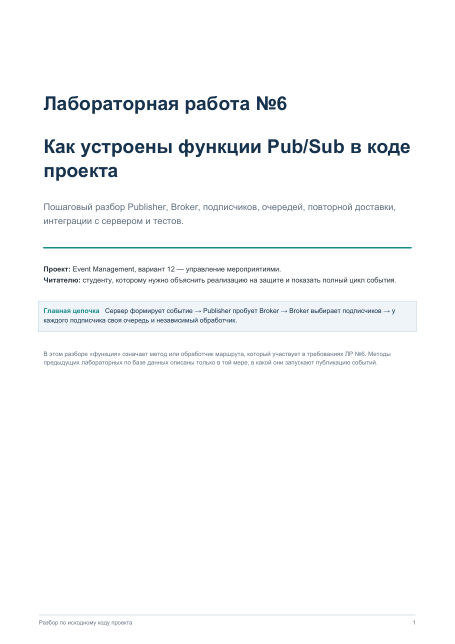
#> input picture tmp/pdfs/rendered/page-01.png, 910 x 1287 px (shown at 1/2 size); its folder holds only this picture in this run
$ python contact.py
#> lines starting #> are read from the running program, lines starting #| are printed output that depends on the picture
from PIL import Image, ImageDraw
from pathlib import Path
fs=sorted(Path('tmp/pdfs/rendered').glob('page-*.png'))
thumbs=[]
for f in fs:
    im=Image.open(f).convert('RGB')
#> im is the input picture: PIL image 910x1287 RGB; mean R, G, B 248.6, 249.6, 250.4
    im.thumbnail((300,425))
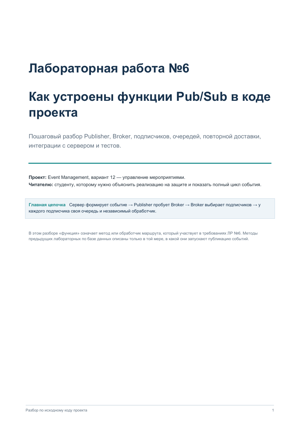
#> im: PIL image 300x424 RGB; mean R, G, B 248.5, 249.5, 250.3
    canvas=Image.new('RGB',(320,455),'white')
#> canvas: PIL image 320x455 RGB; every value is 255
    canvas.paste(im,((320-im.width)//2,20))
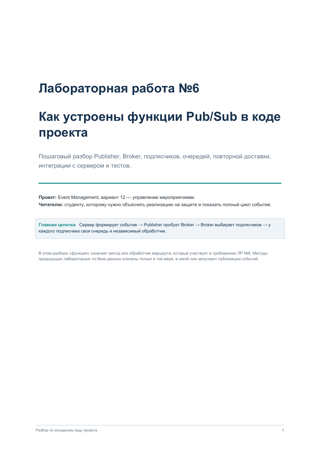
#> canvas: PIL image 320x455 RGB; mean R, G, B 249.3, 250.2, 250.9
    ImageDraw.Draw(canvas).text((12,4),f.stem,fill='black')
    thumbs.append(canvas)
out=Image.new('RGB',(960,1820),(220,225,230))
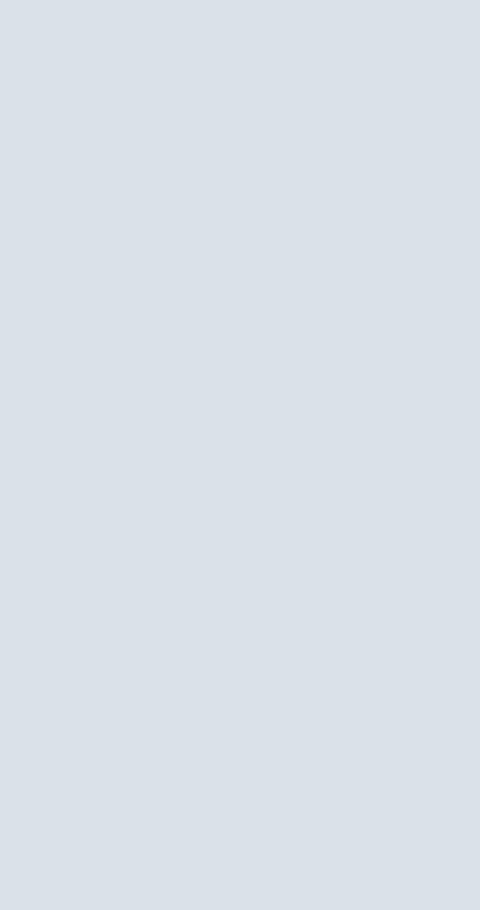
#> out: PIL image 960x1820 RGB (shown at 1/2 size); mean R, G, B 220, 225, 230
for i,im in enumerate(thumbs):
    out.paste(im,((i%3)*320,(i//3)*455))
#> this loop made 1 pass
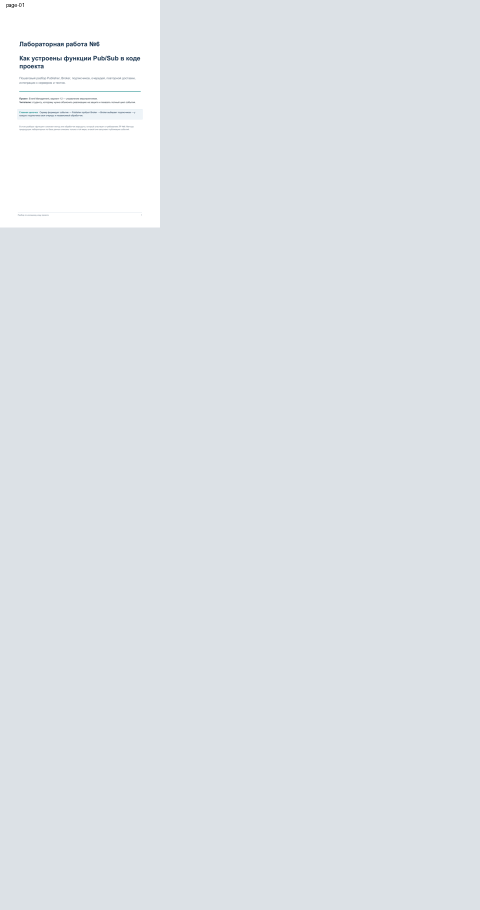
#> out: PIL image 960x1820 RGB (shown at 1/2 size); mean R, G, B 222.4, 227.1, 231.7
out.save('tmp/pdfs/contact.png')
print('made contact',len(fs))

$ run again, on tmp/pdfs/rendered/page-05.png
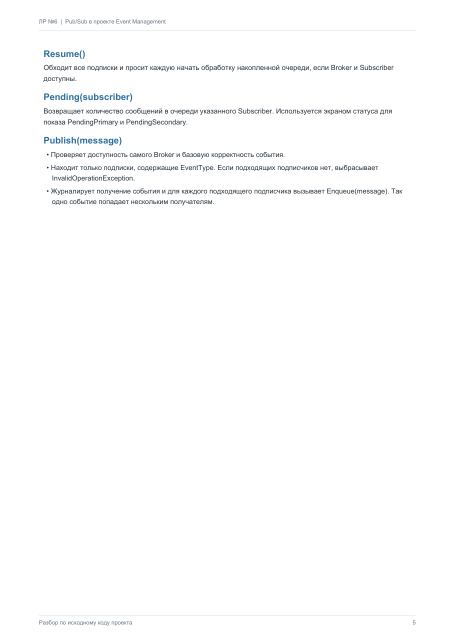
#> input picture tmp/pdfs/rendered/page-05.png, 910 x 1287 px (shown at 1/2 size)
#> im is the input picture: PIL image 910x1287 RGB; mean R, G, B 252.2, 252.5, 252.7
#> im: PIL image 300x424 RGB
#> `canvas.paste(im,((320-im.width)//2,20))`:
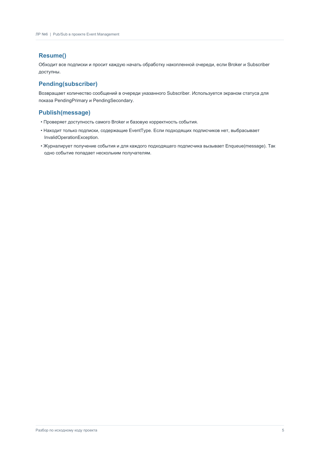
#> canvas: PIL image 320x455 RGB; mean R, G, B 252.5, 252.7, 252.9
#> the loop `for i,im in enumerate(thumbs):` made 1 pass
#> after the loop `for i,im in enumerate(thumbs):`:
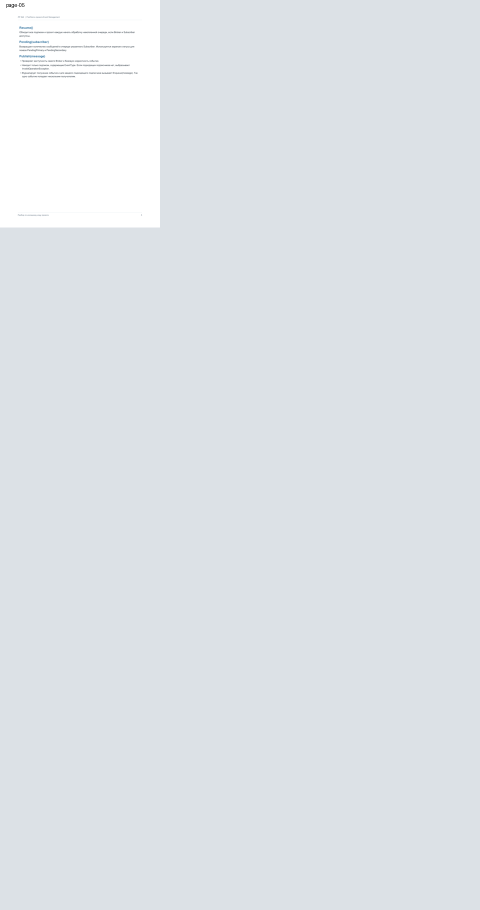
#> out: PIL image 960x1820 RGB (shown at 1/2 size); mean R, G, B 222.7, 227.3, 231.9

$ run again, on tmp/pdfs/rendered/page-06.png
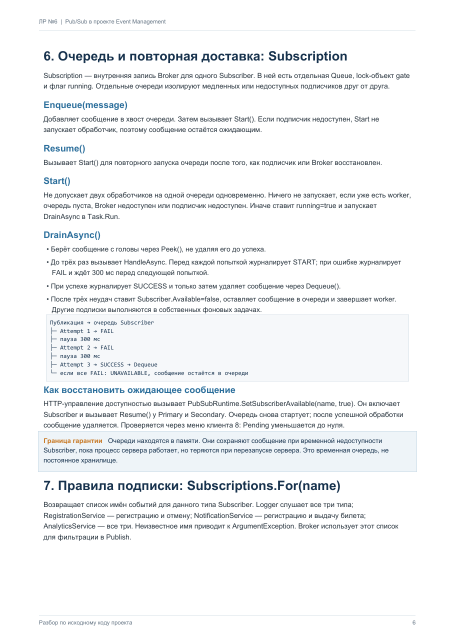
#> input picture tmp/pdfs/rendered/page-06.png, 910 x 1287 px (shown at 1/2 size)
#> im is the input picture: PIL image 910x1287 RGB; mean R, G, B 243, 244.4, 245.6
#> im: PIL image 300x424 RGB
#> `canvas.paste(im,((320-im.width)//2,20))`:
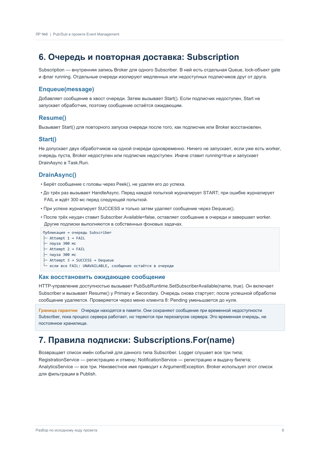
#> canvas: PIL image 320x455 RGB; mean R, G, B 244.3, 245.6, 246.6
#> the loop `for i,im in enumerate(thumbs):` made 1 pass
#> after the loop `for i,im in enumerate(thumbs):`:
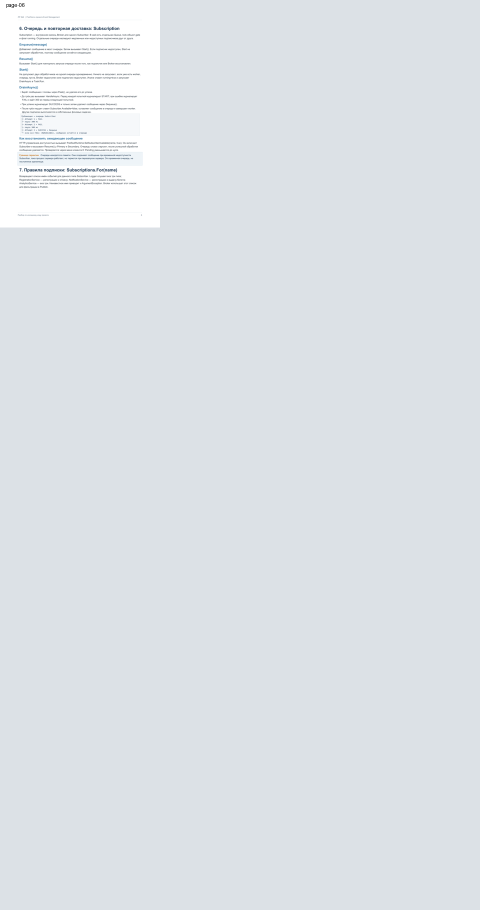
#> out: PIL image 960x1820 RGB (shown at 1/2 size); mean R, G, B 222, 226.7, 231.4

$ run again, on tmp/pdfs/rendered/page-07.png
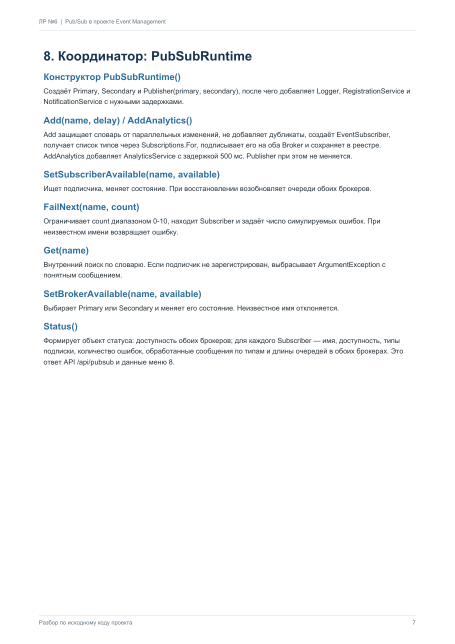
#> input picture tmp/pdfs/rendered/page-07.png, 910 x 1287 px (shown at 1/2 size)
#> im is the input picture: PIL image 910x1287 RGB; mean R, G, B 248.5, 249.3, 249.9
#> im: PIL image 300x424 RGB
#> `canvas.paste(im,((320-im.width)//2,20))`:
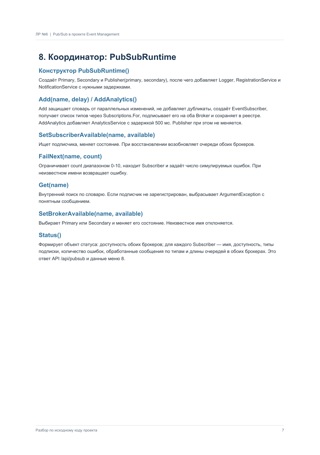
#> canvas: PIL image 320x455 RGB; mean R, G, B 249.2, 249.9, 250.4
#> the loop `for i,im in enumerate(thumbs):` made 1 pass
#> after the loop `for i,im in enumerate(thumbs):`:
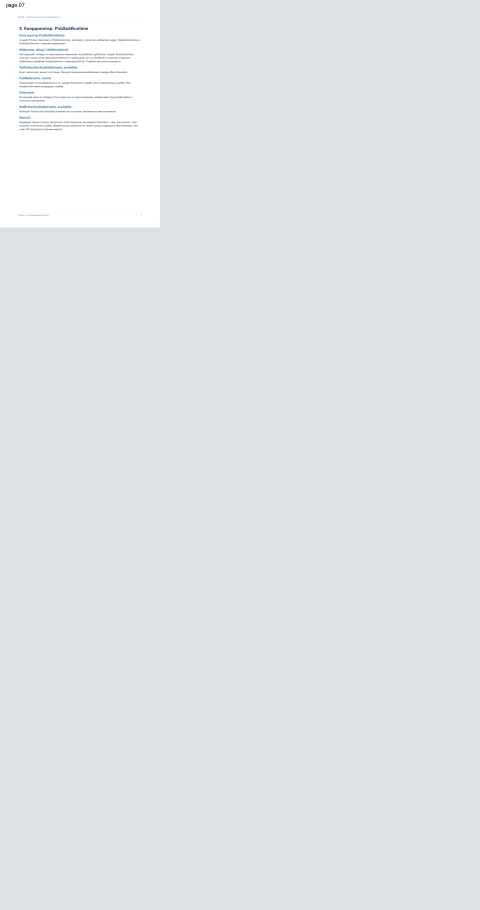
#> out: PIL image 960x1820 RGB (shown at 1/2 size); mean R, G, B 222.4, 227.1, 231.7

$ run again, on tmp/pdfs/rendered/page-02.png
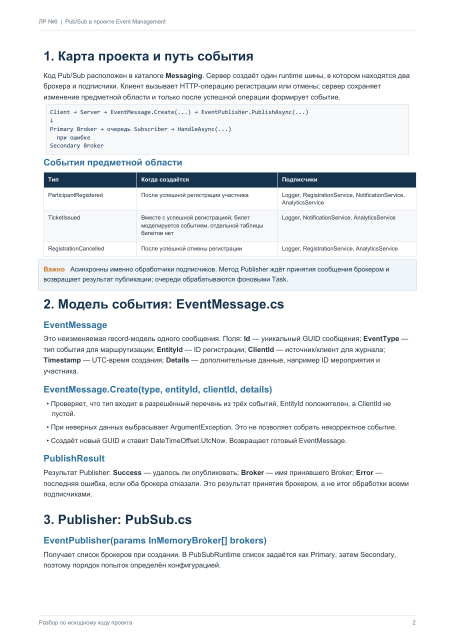
#> input picture tmp/pdfs/rendered/page-02.png, 910 x 1287 px (shown at 1/2 size)
#> im is the input picture: PIL image 910x1287 RGB; mean R, G, B 239, 241.1, 242.8
#> im: PIL image 300x424 RGB
#> the loop `for i,im in enumerate(thumbs):` made 1 pass
#> after the loop `for i,im in enumerate(thumbs):`:
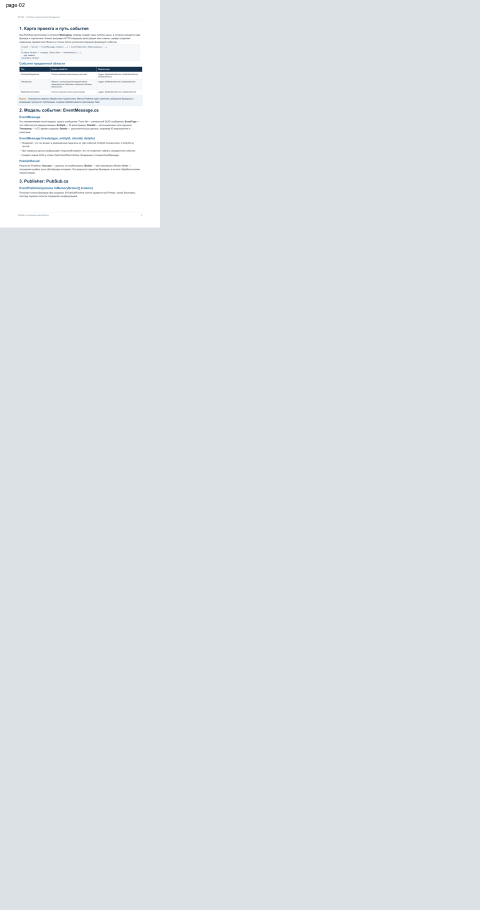
#> out: PIL image 960x1820 RGB (shown at 1/2 size); mean R, G, B 221.7, 226.5, 231.2
